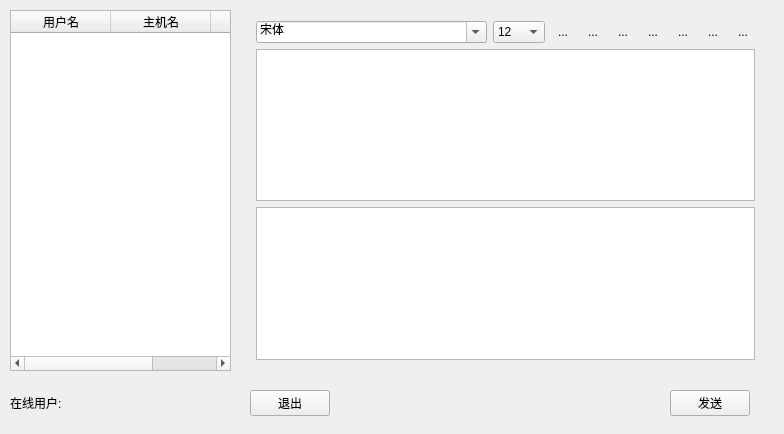
<?xml version="1.0" encoding="UTF-8"?>
<ui version="4.0">
 <class>Widget</class>
 <widget class="QWidget" name="Widget">
  <property name="geometry">
   <rect>
    <x>0</x>
    <y>0</y>
    <width>784</width>
    <height>434</height>
   </rect>
  </property>
  <property name="windowTitle">
   <string>Widget</string>
  </property>
  <widget class="QTableWidget" name="userTableWidget">
   <property name="geometry">
    <rect>
     <x>10</x>
     <y>10</y>
     <width>221</width>
     <height>361</height>
    </rect>
   </property>
   <property name="selectionMode">
    <enum>QAbstractItemView::SingleSelection</enum>
   </property>
   <property name="selectionBehavior">
    <enum>QAbstractItemView::SelectRows</enum>
   </property>
   <property name="showGrid">
    <bool>false</bool>
   </property>
   <column>
    <property name="text">
     <string>用户名</string>
    </property>
   </column>
   <column>
    <property name="text">
     <string>主机名</string>
    </property>
   </column>
   <column>
    <property name="text">
     <string>IP地址</string>
    </property>
   </column>
  </widget>
  <widget class="QPushButton" name="sendPushButton">
   <property name="geometry">
    <rect>
     <x>670</x>
     <y>390</y>
     <width>80</width>
     <height>26</height>
    </rect>
   </property>
   <property name="text">
    <string>发送</string>
   </property>
  </widget>
  <widget class="QPushButton" name="exitPushButton">
   <property name="geometry">
    <rect>
     <x>250</x>
     <y>390</y>
     <width>80</width>
     <height>26</height>
    </rect>
   </property>
   <property name="text">
    <string>退出</string>
   </property>
  </widget>
  <widget class="QLabel" name="userNumLabel">
   <property name="geometry">
    <rect>
     <x>10</x>
     <y>390</y>
     <width>101</width>
     <height>26</height>
    </rect>
   </property>
   <property name="text">
    <string>在线用户:</string>
   </property>
  </widget>
  <widget class="QWidget" name="">
   <property name="geometry">
    <rect>
     <x>245</x>
     <y>10</y>
     <width>521</width>
     <height>361</height>
    </rect>
   </property>
   <layout class="QVBoxLayout" name="verticalLayout">
    <item>
     <layout class="QHBoxLayout" name="horizontalLayout">
      <item>
       <widget class="QFontComboBox" name="fontComBox">
        <property name="currentText">
         <string>宋体</string>
        </property>
       </widget>
      </item>
      <item>
       <widget class="QComboBox" name="sizeComboBox">
        <property name="currentIndex">
         <number>3</number>
        </property>
        <item>
         <property name="text">
          <string>9</string>
         </property>
        </item>
        <item>
         <property name="text">
          <string>10</string>
         </property>
        </item>
        <item>
         <property name="text">
          <string>11</string>
         </property>
        </item>
        <item>
         <property name="text">
          <string>12</string>
         </property>
        </item>
        <item>
         <property name="text">
          <string>13</string>
         </property>
        </item>
        <item>
         <property name="text">
          <string>14</string>
         </property>
        </item>
        <item>
         <property name="text">
          <string>15</string>
         </property>
        </item>
        <item>
         <property name="text">
          <string>16</string>
         </property>
        </item>
        <item>
         <property name="text">
          <string>17</string>
         </property>
        </item>
       </widget>
      </item>
      <item>
       <widget class="QToolButton" name="boldToolBtn">
        <property name="toolTip">
         <string>加粗</string>
        </property>
        <property name="text">
         <string>...</string>
        </property>
        <property name="icon">
         <iconset resource="images.qrc">
          <normaloff>:/bold.png</normaloff>:/bold.png</iconset>
        </property>
        <property name="iconSize">
         <size>
          <width>20</width>
          <height>20</height>
         </size>
        </property>
        <property name="checkable">
         <bool>true</bool>
        </property>
        <property name="autoRaise">
         <bool>true</bool>
        </property>
       </widget>
      </item>
      <item>
       <widget class="QToolButton" name="italicToolBtn">
        <property name="toolTip">
         <string>倾斜</string>
        </property>
        <property name="text">
         <string>...</string>
        </property>
        <property name="icon">
         <iconset resource="images.qrc">
          <normaloff>:/italic.png</normaloff>:/italic.png</iconset>
        </property>
        <property name="iconSize">
         <size>
          <width>20</width>
          <height>20</height>
         </size>
        </property>
        <property name="checkable">
         <bool>true</bool>
        </property>
        <property name="autoRaise">
         <bool>true</bool>
        </property>
       </widget>
      </item>
      <item>
       <widget class="QToolButton" name="underlineToolBtn">
        <property name="toolTip">
         <string>下划线</string>
        </property>
        <property name="text">
         <string>...</string>
        </property>
        <property name="icon">
         <iconset resource="images.qrc">
          <normaloff>:/under.png</normaloff>:/under.png</iconset>
        </property>
        <property name="iconSize">
         <size>
          <width>20</width>
          <height>20</height>
         </size>
        </property>
        <property name="checkable">
         <bool>true</bool>
        </property>
        <property name="autoRaise">
         <bool>true</bool>
        </property>
       </widget>
      </item>
      <item>
       <widget class="QToolButton" name="colorToolBtn">
        <property name="toolTip">
         <string>更改颜色字体</string>
        </property>
        <property name="text">
         <string>...</string>
        </property>
        <property name="icon">
         <iconset resource="images.qrc">
          <normaloff>:/color.png</normaloff>:/color.png</iconset>
        </property>
        <property name="iconSize">
         <size>
          <width>20</width>
          <height>20</height>
         </size>
        </property>
        <property name="autoRaise">
         <bool>true</bool>
        </property>
       </widget>
      </item>
      <item>
       <widget class="QToolButton" name="sendToolBtn">
        <property name="toolTip">
         <string>传输文件</string>
        </property>
        <property name="text">
         <string>...</string>
        </property>
        <property name="icon">
         <iconset resource="images.qrc">
          <normaloff>:/send.png</normaloff>:/send.png</iconset>
        </property>
        <property name="iconSize">
         <size>
          <width>20</width>
          <height>20</height>
         </size>
        </property>
        <property name="autoRaise">
         <bool>true</bool>
        </property>
       </widget>
      </item>
      <item>
       <widget class="QToolButton" name="saveToolBtn">
        <property name="toolTip">
         <string>保存聊天记录</string>
        </property>
        <property name="text">
         <string>...</string>
        </property>
        <property name="icon">
         <iconset resource="images.qrc">
          <normaloff>:/save.png</normaloff>:/save.png</iconset>
        </property>
        <property name="iconSize">
         <size>
          <width>20</width>
          <height>20</height>
         </size>
        </property>
        <property name="autoRaise">
         <bool>true</bool>
        </property>
       </widget>
      </item>
      <item>
       <widget class="QToolButton" name="clearToolBtn">
        <property name="toolTip">
         <string>清空聊天记录</string>
        </property>
        <property name="text">
         <string>...</string>
        </property>
        <property name="icon">
         <iconset resource="images.qrc">
          <normaloff>:/clear.png</normaloff>:/clear.png</iconset>
        </property>
        <property name="iconSize">
         <size>
          <width>20</width>
          <height>20</height>
         </size>
        </property>
        <property name="autoRaise">
         <bool>true</bool>
        </property>
       </widget>
      </item>
     </layout>
    </item>
    <item>
     <widget class="QTextBrowser" name="messageBrower"/>
    </item>
    <item>
     <widget class="QTextEdit" name="messageTextEdit"/>
    </item>
   </layout>
  </widget>
 </widget>
 <layoutdefault spacing="6" margin="11"/>
 <resources>
  <include location="images.qrc"/>
 </resources>
 <connections/>
</ui>
